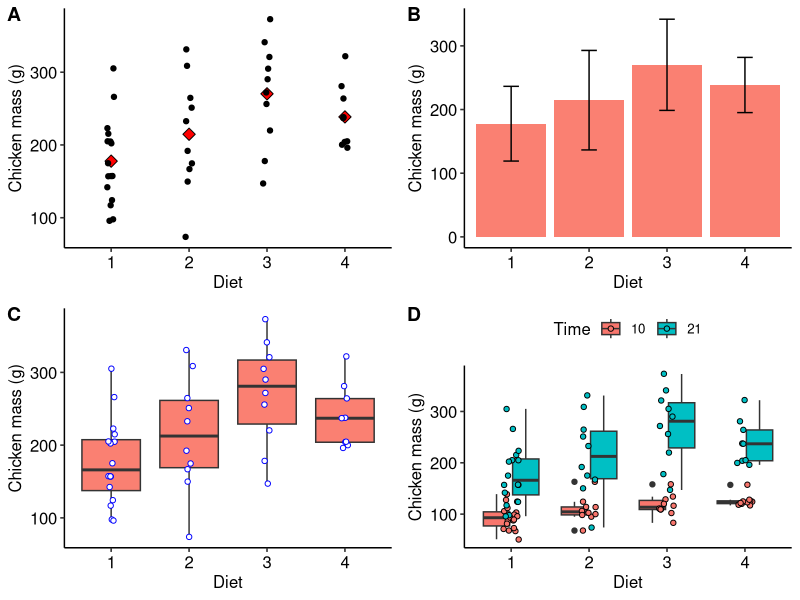

Here is the R script that generated this plot:
## ---- chunk 1
knitr::opts_chunk$set(
  comment = "R>", 
  warning = FALSE, 
  message = FALSE,
  out.width = '70%'
)
## ---- chunk 2
# first load the tidyverse packages that has the pipe operator, %>%
library(tidyverse)
chicks <- as_tibble(ChickWeight)

# how many weights are available across all Diets and Times?
chicks %>% 
  summarise(length = n())

# the same as
length(chicks$weight)
## ---- chunk 3
# combine a series of numbers into a vector;
# hint: use this function in the exercises that we will require from you
# later on...
dat1 <- c(23, 45, 23, 66, 13)
mean(dat1)
## ---- chunk 4
chicks %>% 
  summarise(mean_wt = mean(weight))
## ---- chunk 5
# the '$' operator is used to denote a variable inside of the tibble
mean(chicks$weight)
## ---- chunk 6
# the value printed in the HTML/PDF versions is incorrect;
# check in the console for correct output
chicks %>% 
  summarise(mean_wt = round(mean(weight), 1))
## ---- chunk 7
chicks %>% 
  summarise(mean_wt = sum(weight) / n())
## ---- chunk 8
chicks %>% 
  summarise(med_wt = median(weight))
## ---- chunk 9
library(e1071)
skewness(faithful$eruptions)
## ---- chunk 10
# library(e1071)
kurtosis(faithful$eruptions)
## ---- chunk 11
chicks %>% 
  summarise(sd_wt = sd(weight))
## ---- chunk 12
quantile(chicks$weight)

chicks %>% 
  summarise(min_wt = min(weight),
            qrt1_wt = quantile(weight, p = 0.25),
            med_wt = median(weight),
            qrt3_wt = median(weight, p = 0.75),
            max_wt = max(weight))
# note median(weight) is the same as quantile(weight, p = 0.5) 
# in the summarise() implementation, above
## ---- chunk 13
range(chicks$weight)

chicks %>% 
  summarise(lower_wt = range(weight)[1],
            upper_wt = range(weight)[2])
## ---- chunk 14
range(chicks$weight)[2] - range(chicks$weight)[1]

chicks %>% 
  summarise(range_wt = range(weight)[2] - range(weight)[1])
## ---- chunk 15
dat1 <- c(NA, 12, 76, 34, 23)

# Without telling R to ommit missing data
mean(dat1)

# Ommitting the missing data
mean(dat1, na.rm = TRUE)
## ---- chunk 16
grp_stat <- chicks %>%
  filter(Time == 21) %>% 
  group_by(Diet, Time) %>% 
  summarise(mean_wt = round(mean(weight, na.rm = TRUE), 2),
            med_wt = median(weight, na.rm = TRUE),
            sd_wt = round(sd(weight, na.rm = TRUE), 2),
            sum_wt = sum(weight),
            min_wt = min(weight),
            qrt1_wt = quantile(weight, p = 0.25),
            med_wt = median(weight),
            qrt3_wt = quantile(weight, p = 0.75),
            max_wt = max(weight),
            n_wt = n())
grp_stat
## ---- chunk 17
library(ggpubr) # needed for arranging multi-panel plots
plt1 <- chicks %>%
  filter(Time == 21) %>% 
  ggplot(aes(x = Diet, y = weight)) +
  geom_point(data = grp_stat, aes(x = Diet, y = mean_wt), 
             col = "black", fill = "red", shape = 23, size = 3) +
  geom_jitter(width = 0.05) + # geom_point() if jitter not required
  labs(y = "Chicken mass (g)") + 
  theme_pubr()

plt2 <- ggplot(data = grp_stat, aes(x = Diet, y = mean_wt)) +
  geom_bar(position = position_dodge(), stat = "identity", 
           col = NA, fill = "salmon") +
  geom_errorbar(aes(ymin = mean_wt - sd_wt, ymax = mean_wt + sd_wt),
                width = .2) +
  labs(y = "Chicken mass (g)") + 
  theme_pubr()
# position_dodge() places bars side-by-side
# stat = "identity" prevents the default count from being plotted

# a description of the components of a boxplot is provided in the help file
# geom_boxplot()
plt3 <- chicks %>%
  filter(Time == 21) %>% 
  ggplot(aes(x = Diet, y = weight)) +
  geom_boxplot(fill = "salmon") +
  geom_jitter(width = 0.05, fill = "white", col = "blue", shape = 21) +
  labs(y = "Chicken mass (g)") + 
  theme_pubr()

plt4 <- chicks %>%
  filter(Time %in% c(10, 21)) %>% 
  ggplot(aes(x = Diet, y = weight, fill = as.factor(Time))) +
  geom_boxplot() +
  geom_jitter(shape = 21, width = 0.1) +
  labs(y = "Chicken mass (g)", fill = "Time") +
  theme_pubr()

ggarrange(plt1, plt2, plt3, plt4, ncol = 2, nrow = 2, labels = "AUTO")
